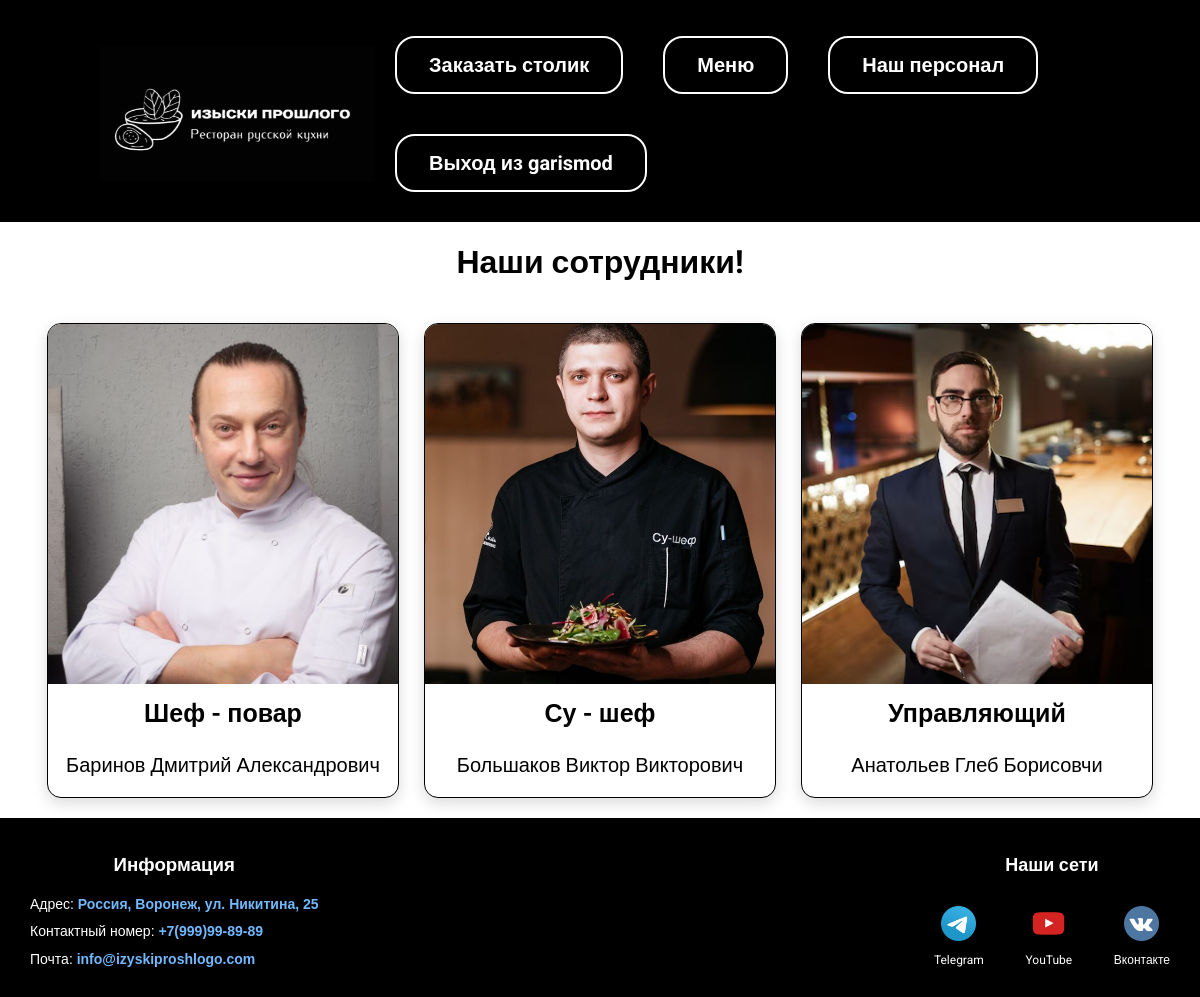
The app's page /personal/ (signed in) with its own data.
### view/models.py (models this page shows, shortened)
class Personal(models.Model):
    name = models.CharField(max_length=50)
    job = models.CharField(max_length=100)
    image = models.ImageField(upload_to='images/')
    class Meta:
        verbose_name = 'работника'
        verbose_name_plural = 'Персонал'

### view/views.py (the view)
# urls.py: path('personal/', views.personal, name='personal'),
def personal(request):
    personal_prof = Personal.objects.all()
    return render(request, 'view/personal.html', {"personal": personal_prof})

### view/templates/view/personal.html
{% extends 'view/base.html' %}
{% load static %}
{% block content %}
<div class="center_pers"><h1>Наши сотрудники!</h1></div>
<div class="pagination-wrapper">
    <div class="column">
        {% for item in personal %}
        <div class="personal-card">
            <img class="personal-image" src="{{ item.image.url }}">
            <div class="menu-content">
                <h3 class="job">{{ item.job }}</h3>
                <p class="personal-name">{{ item.name }}</p>
            </div>
        </div>
        {% endfor %}
    </div>
</div>
{% endblock %}

### view/templates/view/base.html (shortened to what this page needs)
<!DOCTYPE html>
{% load static %}
<html lang="en">
<head>
    <link rel="stylesheet" href="{% static 'css/styleDip.css' %}">
</head>
<body>
<header>
    <div class="Menu">
        <div class="Logo">
            <a href="{% url 'index' %}"><img src="{% static 'images/Rt black.png' %}"></a>
        </div>
        <div class="wrap">
            <div>
                <ul>
                    <li class="butt"><a href="{% url 'table_booking' %}">Заказать столик</a></li>
                    <li class="butt"><a href="{% url 'menu' %}">Меню</a></li>
                    <li class="butt"><a href="{% url 'personal' %}">Наш персонал</a></li>
                    {% if user.is_authenticated %}
                    <li class="butt"><a href="{% url 'logout' %}">Выход из {{ request.user }}</a></li>
                    {% else %}
                    <li class="butt"><a href="{% url 'signup' %}">Регистрация</a></li>
                    {% endif %}
                </ul>
            </div>
        </div>
    </div>
</header>
<main class="main-content">
    {% block content %}
    {% endblock %}
</main>
<footer>
    <div class="Footer">
        <div class="contact">
            <h3 id = "Info">Информация</h3>
            <p>Адрес: <a
                    href="{% url 'address' %}">Россия,
                Воронеж, ул. Никитина, 25</a></p>
            <div class="contact-top">
                <p>Контактный номер:
                    <a class="phone-number" href="tel:+74951234567">
                        +7(999)99-89-89
                    </a></p>
            </div>
            <p>Почта: <a href="mailto:info@izyskiproshlogo.com">info@izyskiproshlogo.com</a></p>
        </div>
        <div class="social-wrap">
            <p class="Social_nazv">Наши сети</p>
            <ul>
                <li>
                    <button class="social_butt"><a href="https://t.me/+ZkVWFWmI_483ZDNi"><img class="socialImg"
                                                                                              src="{% static 'images/telegram.png' %}">
                    </a></button>
                    <p class="Social">Telegram</p>
                </li>
                <li>
                    <button class="social_butt"><a href="https://www.youtube.com/@foodtop10"><img class="socialImg"
                                                                                                  src="{% static 'images/Youtube.png' %}">
                    </a></button>
                    <p class="Social">YouTube</p>
                </li>
                <li>
                    <button class="social_butt"><a href="https://vk.com/restoran.artist"><img class="socialImg" src="{% static 'images/vk.png' %}">
                    </a>
                    </button>
                    <p class="Social">Вконтакте</p>
                </li>
            </ul>
        </div>
    </div>
</footer>
</body>
</html>

### view/static/css/styleDip.css (style rules this page uses)
body { margin: 0; padding: 0; font-family: "Roboto", sans-serif; background: #ffffff; display: flex; flex-direction: column; min-height: 100vh; width: 100%; overflow-x: hidden; }
.wrap { margin: 0 auto; padding: 20px; box-sizing: border-box; margin: 0 auto; width: 70%; }
.Logo { width: 275px; height: 150px; margin-left: 80px; }
.Logo a { display: block; width: 100%; height: 100%; }
.Logo img { width: 100%; height: 100%; }
.butt { border: 2px solid rgb(255, 255, 255); padding: 15px 32px; border-radius: 20px; cursor: pointer; transition: all 0.3s ease; }
.Menu { display: flex; background: rgb(0, 0, 0); padding: 10px 20px; border-top: 6px solid #000000; box-sizing: border-box; width: 100%; justify-content: space-between; align-items: center; margin: 0; }
.Menu .wrap { display: flex; flex-wrap: wrap; justify-content: flex-end; align-items: center; flex: 1; }
.Menu a { color: #ffffff; font-weight: bold; text-decoration: none; transition: color 0.3s ease; white-space: nowrap; }
.Menu ul { display: flex; flex-wrap: wrap; list-style: none; font-size: 20px; margin: 0; padding: 0; gap: 40px; }
.Menu li { margin: 0; }
.Logo img { width: 100%; height: 100%; object-fit: contain; }
.main-content { flex: 1 0 auto; width: 100%; }
.Footer { background: rgb(0, 0, 0); padding: 20px 10px; border-top: 6px solid #000000; display: flex; justify-content: space-between; align-items: center; width: 100%; flex-shrink: 0; }
.Footer .social-wrap { display: flex; flex-direction: column; align-items: flex-end; width: auto; margin-left: auto; margin-right: 40px; }
.Footer a { color: #ffffff; font-weight: bold; text-decoration: none; display: flex; flex-direction: column; align-items: center; }
.Footer .social-wrap ul { display: flex; list-style: none; font-size: 20px; margin: 0; padding: 0; gap: 40px; }
.Footer li { display: flex; flex-direction: column; align-items: center; margin: 0; }
.Footer .social-wrap img { width: 35px; height: 35px; }
.Social { color: #ffffff; margin: 5px 0 0 0; font-size: 12px; text-align: center; }
.social_butt { background-color: rgb(0, 0, 0); padding: 5px 5px; border-radius: 100px; cursor: pointer; transition: all 0.3s ease; border: none; display: flex; justify-content: center; align-items: center; width: 50px; height: 50px; }
.contact { font-family: Arial, sans-serif; text-align: left; color: #ffffff; width: auto; margin-left: 0; padding: 0 20px; box-sizing: border-box; }
#Info { text-align: center; width: auto; margin-top: 10px; }
.contact p { margin: 8px 0; font-size: 14px; line-height: 1.4; }
.contact a { color: #72b9ff; text-decoration: none; font-size: 14px; transition: color 0.3s ease; display: inline; margin: 0; }
.Social_nazv { text-align: center; margin-bottom: 2px; margin-top: 0; font-size: 18px; font-weight: bold; color: white; width: 100%; }
.column { display: flex; flex-direction: row; flex-wrap: nowrap; justify-content: center; gap: 25px; padding: 20px; max-width: 100%; margin: 0 auto; overflow-x: auto; }
.personal-card { background: white; border-radius: 14px; overflow: hidden; box-shadow: 0 5px 15px rgba(0, 0, 0, 0.15); transition: all 0.3s ease; border: 1px solid #000000; position: relative; max-width: 350px; }
.personal-name { align-items: start; justify-content: center; display: flex; font-size: 20px; margin-top: 15px; }
.job { align-items: center; justify-content: center; display: flex; font-size: 25px; margin-top: 15px; }
.center_pers { text-align: center; }
.personal-image { width: 360px; height: 360px; object-fit: cover; display: block; transition: transform 0.5s; }
button { background: #ffffff; border: 2px solid #000000; width: 100%; padding: 10px; font-size: 20px; cursor: pointer; margin-top: 20px; }

### records on screen
Personal: image (picture), job "Шеф - повар", name "Баринов Дмитрий Александрович"
Personal: image (picture), job "Су - шеф", name "Большаков Виктор Викторович"
Personal: image (picture), job "Управляющий", name "Анатольев Глеб Борисовчи"

### other values on screen
{{ request.user }} "garismod"
